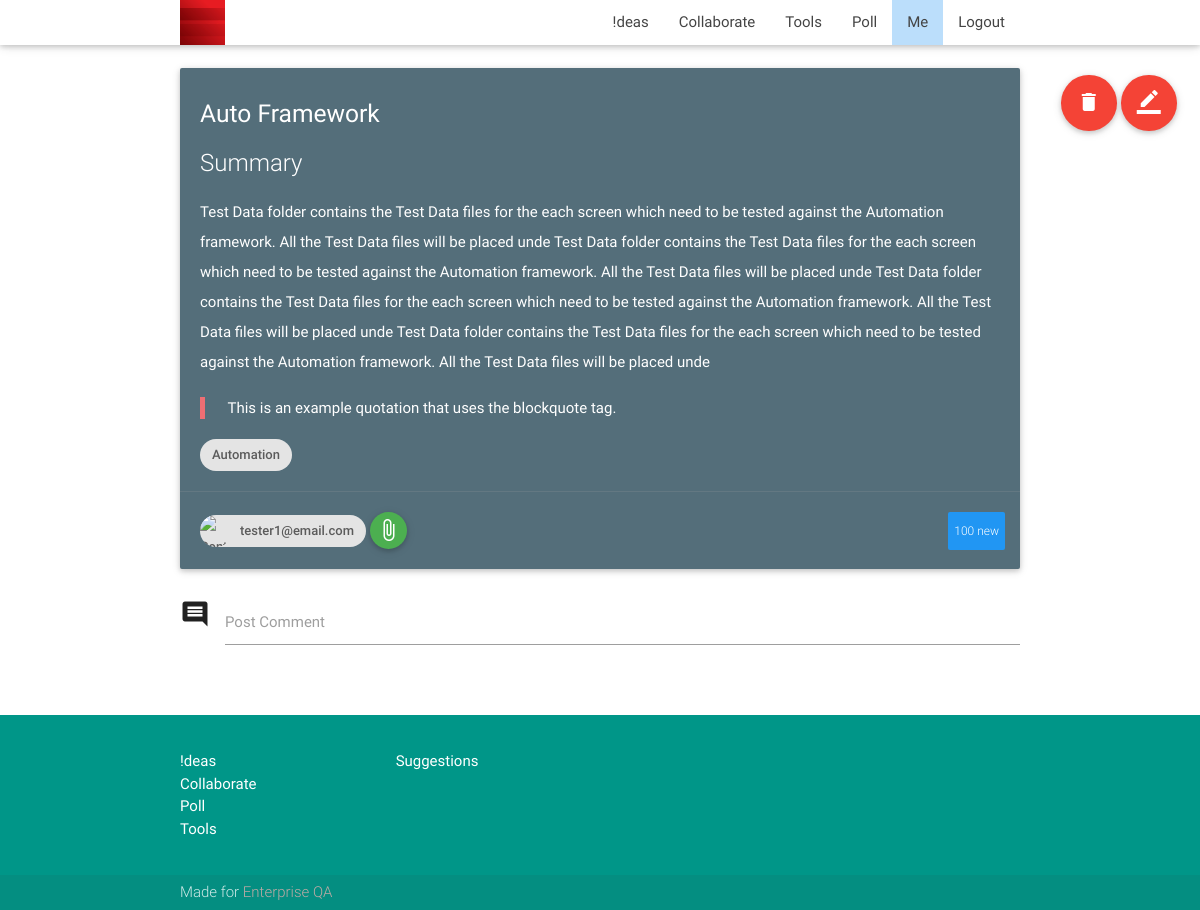
Before: /ideas/details/1 with the older database file.
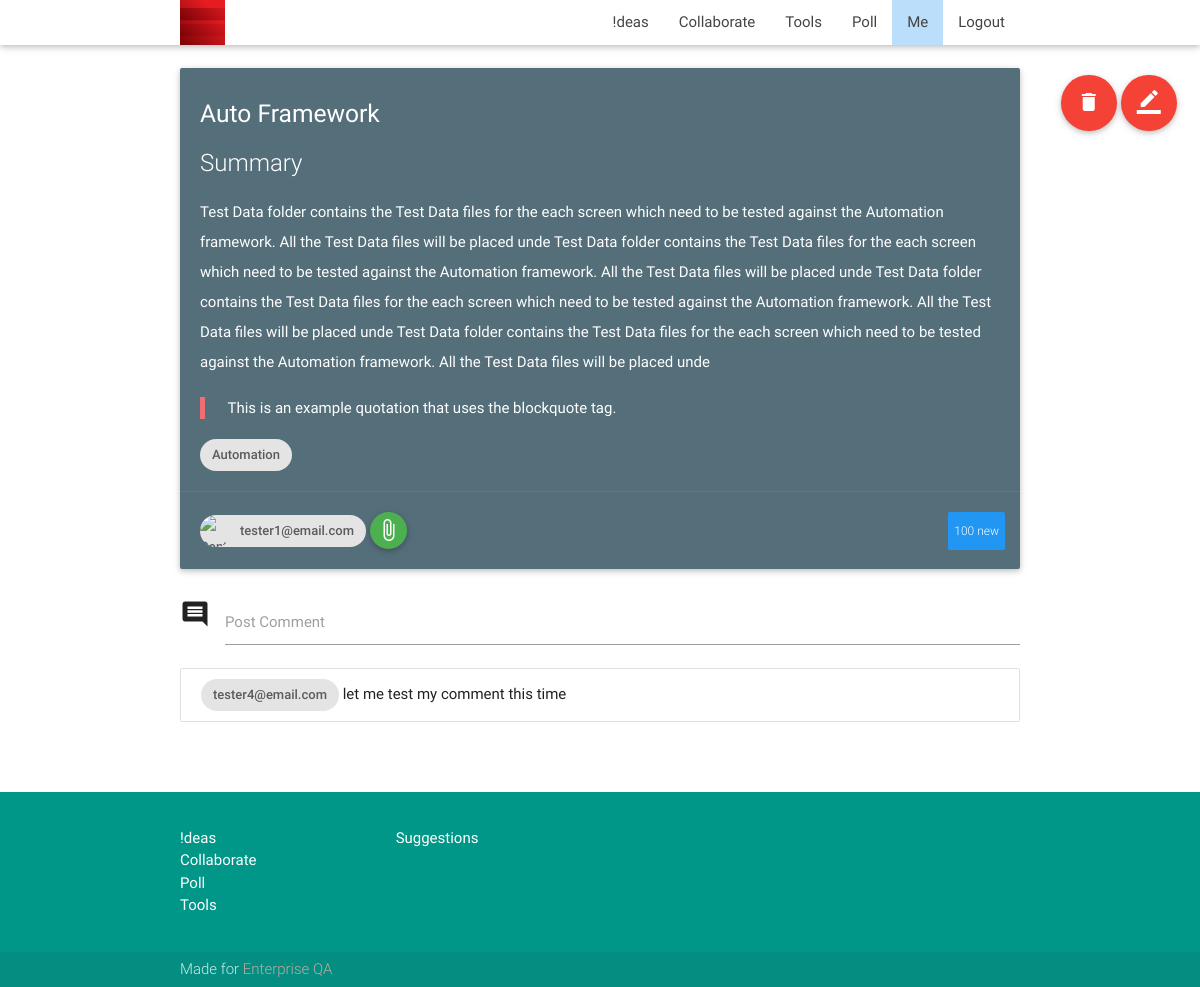
After: the same page with the newer database file.
### database.py (models this page shows)
class Comments(Base):
    __tablename__ = 'comments'
    id = Column(Integer, primary_key=True)
    idea_id = Column(Integer, ForeignKey(Ideas.id))
    comment = Column(String(200), nullable=False)
    isActive = Column(Boolean, default=True)
    createdBy = Column(Integer, ForeignKey(User.id))
    createdDate = Column(DateTime(timezone=True), server_default=func.now())
    updatedDate = Column(DateTime(timezone=True), onupdate=func.now())
    user = relationship("User", foreign_keys=[createdBy])
    idea = relationship("Ideas", foreign_keys=[idea_id])

class User(Base):
    __tablename__ = 'users'
    id = Column(Integer, primary_key=True)
    name = Column(String(100), nullable=False)
    email = Column(String(100), nullable=False)
    password = Column(String(20), nullable=False)
    isActive = Column(Boolean, default=True)
    role_id = Column(Integer, ForeignKey(Role.id))
    role = relationship(Role)
    '''@property
    def serialize(self):
        """Return object data in easily serializeable format"""
        return {
            'id': self.id,
            'name': self.name,
            'email': self.email,
        }'''

### app.py (the view)
@app.route('/ideas/details/<int:idea_id>')
def ideaDetails(idea_id):
    try:
        details = dbsession.query(Ideas).filter(Ideas.id == idea_id).one()
        comment = dbsession.query(Comments).filter(Comments.idea_id == idea_id).all()
        return render_template('ideas/ideaDetails.html', detail=details, comments=comment)
    except NoResultFound:
        flash('No ideas found with this Title/ID!')
        return redirect(url_for('ideas'), code=302)

### templates/ideas/ideaDetails.html (shortened to what this page needs)
{% extends "layout.html" %}
{% block content %}
<div class="container">
    <div class="section">
      <div class="row ">
        <div class="col s12 m12 l12">
          <div class="card blue-grey darken-1">
            <div class="card-content white-text">
                {%  if detail: %}
              <h5>{{ detail.title }}</h5>
			  <div>
			  	<h5 class="card-title">Summary</h5>
				<p>
					{{ detail.summary }}
                    {{ detail.summary }}
                    {{ detail.summary }}
                    {{ detail.summary }}
				</p>
					<blockquote>
						This is an example quotation that uses the blockquote tag.
					</blockquote>
					<div class="chip">
						{{ detail.tags }}
					</div>
			  </div>
			  	</div>
            		<div class="card-action">
						<div class="chip">
							<img src="http://materializecss.com/images/yuna.jpg" alt="Contact Person">
							{{ detail.user.email }}
						</div>
							<a class="btn-floating waves-effect waves-light green modal-trigger"target="_blank" href="{{ url_for('download', idea_id=detail.id) }}">
                                <i class="material-icons">attach_file</i>
                            </a>
						<span class="new badge blue">100</span>
            		</div>
		  		</div>
			{% endif %}
			<div class="fixed-action-btn" style="top: 60px; right: 24px;">
				<a class="btn-floating btn-large waves-effect waves-light red modal-trigger" href="{{ url_for('deleteIdea', idea_id=detail.id) }}"><i class="material-icons">delete</i></a>
				<a class="btn-floating btn-large waves-effect waves-light red modal-trigger" href="{{ url_for('editIdea', idea_id=detail.id) }}"><i class="material-icons">border_color</i></a>
			</div>
		  </div>
		  <div class="input-field col s12">
                    <form action="/ideas/comments" method="POST">
                        <i class="material-icons prefix">comment</i>
                        <input type="text" name="comment" type="submit" id="autocomplete-input" class="autocomplete">
                        <label for="autocomplete-input">Post Comment</label>
                    </form>
		  </div>
		  {%  if comments: %}
		  <div class="col s12 m12 l12">
          	<ul class="collection">
				{% for comment in comments %}
		      		<li class="collection-item">
                  		<div class="chip">
                    		{{comment.user.email}}
          	      		</div>
                  		{{comment.comment}}
              		</li>
		  		{% endfor %}
        	</ul>
		  </div>
		  {% endif %}
      </div>
</div>
{% endblock %}

Changed rows visible on the page:
added Comments: user.email "tester4@email.com", comment "let me test my comment this time"
